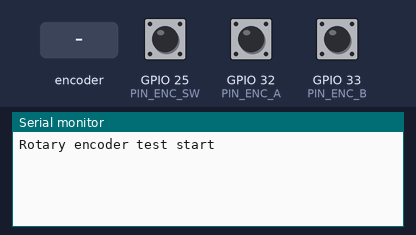
Simulated run of this sketch. Board: ESP32. On the bench: the last lines printed to the serial monitor. The inputs (shaded band) are chosen by the test bench; at power-on: GPIO 25 (PIN_ENC_SW) HIGH, GPIO 32 (PIN_ENC_A) HIGH, GPIO 33 (PIN_ENC_B) HIGH.

Above: at 1.2 s.
1.3 s: rotary encoder on GPIO 32 (PIN_ENC_A) / GPIO 33 (PIN_ENC_B) turned 1 step (first pin leading)
At 2.6 s:
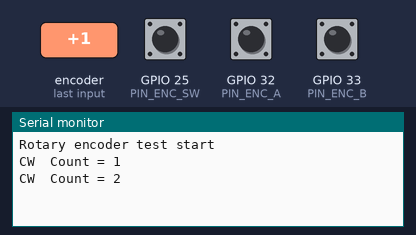
3.0 s: GPIO 25 (PIN_ENC_SW) pulled LOW for 0.15 s
At 4.0 s:
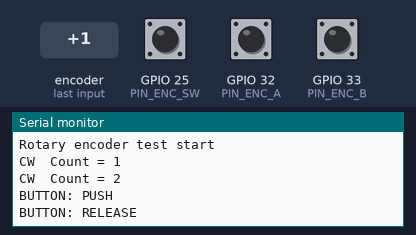
4.6 s: rotary encoder on GPIO 32 (PIN_ENC_A) / GPIO 33 (PIN_ENC_B) turned 2 steps (second pin leading)
At 6.3 s:
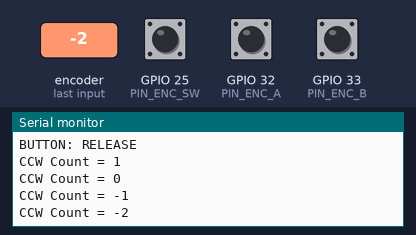
Timing chart, 0 to 7.8 s (numbered marks = the images above; inputs shaded):
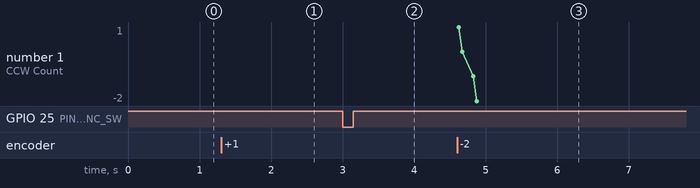

Measured:
- after the input at 1.3 s, the serial monitor: prints a new line at once (image 1)
- after the input at 3.0 s, the serial monitor: prints a new line at once (image 2)
- after the input at 4.6 s, the serial monitor: prints a new line at once (image 3)

The sketch:

check_RotarySW.ino
```cpp
const int PIN_ENC_A  = 32;
const int PIN_ENC_B  = 33;
const int PIN_ENC_SW = 25;

int lastA = HIGH;
int lastSW = HIGH;
long encoderCount = 0;

void setup() {
  Serial.begin(115200);

  pinMode(PIN_ENC_A, INPUT_PULLUP);
  pinMode(PIN_ENC_B, INPUT_PULLUP);
  pinMode(PIN_ENC_SW, INPUT_PULLUP);

  lastA = digitalRead(PIN_ENC_A);
  lastSW = digitalRead(PIN_ENC_SW);

  Serial.println("Rotary encoder test start");
}

void loop() {
  int currentA = digitalRead(PIN_ENC_A);

  if (currentA != lastA) {
    int currentB = digitalRead(PIN_ENC_B);

    if (currentB != currentA) {
      encoderCount++;
      Serial.print("CW  Count = ");
      Serial.println(encoderCount);
    } else {
      encoderCount--;
      Serial.print("CCW Count = ");
      Serial.println(encoderCount);
    }
  }
  lastA = currentA;

  int currentSW = digitalRead(PIN_ENC_SW);

  if (lastSW == HIGH && currentSW == LOW) {
    Serial.println("BUTTON: PUSH");
  }
  if (lastSW == LOW && currentSW == HIGH) {
    Serial.println("BUTTON: RELEASE");
  }
  lastSW = currentSW;

  delay(1);
}
```
